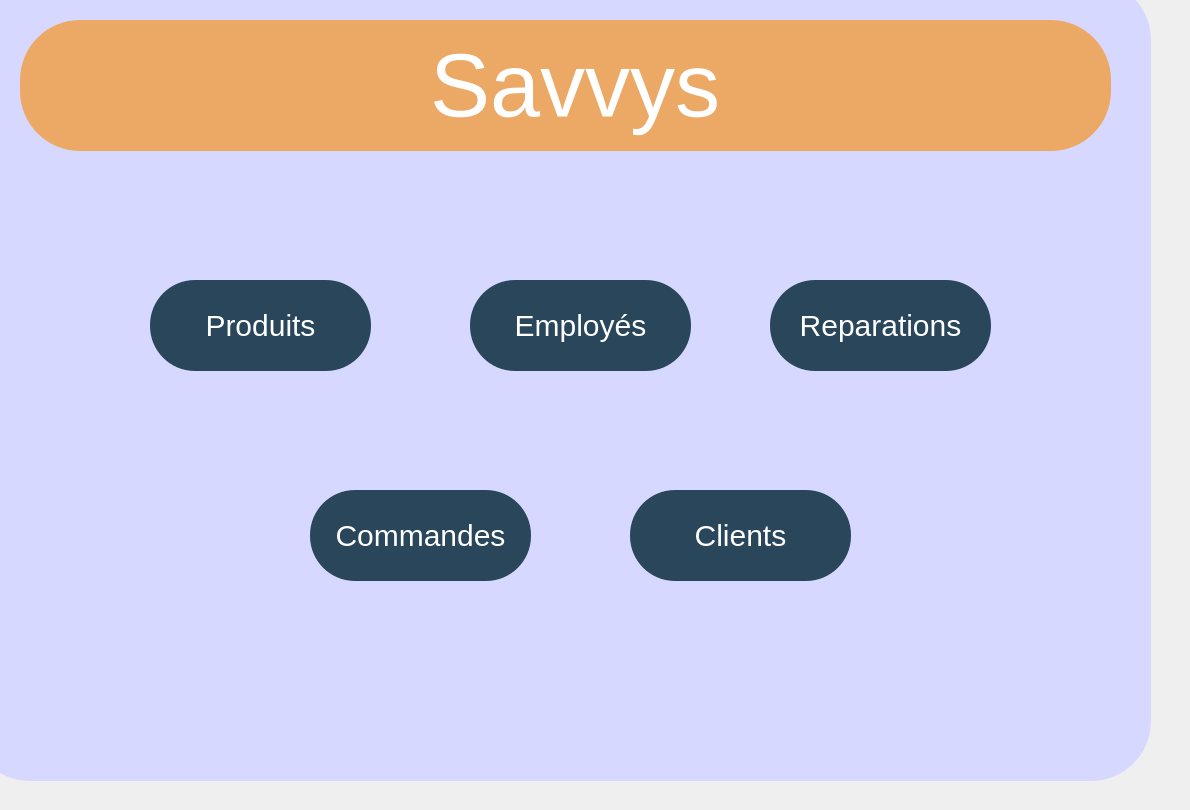
   <widget class="QWidget" name="page_2">
    <widget class="QPushButton" name="commandes">
     <property name="geometry">
      <rect>
       <x>310</x>
       <y>490</y>
       <width>221</width>
       <height>91</height>
      </rect>
     </property>
     <property name="styleSheet">
      <string notr="true">QPushButton{
background:#29465B;
font-size:30px;
border-radius:45px;
color:white;
}

QPushButton:hover{
color:#3794AB;
border-radius:45px;
background:white;
font-size:30px;
}</string>
     </property>
     <property name="text">
      <string>Commandes</string>
     </property>
    </widget>
    <widget class="QPushButton" name="produits">
     <property name="geometry">
      <rect>
       <x>150</x>
       <y>280</y>
       <width>221</width>
       <height>91</height>
      </rect>
     </property>
     <property name="styleSheet">
      <string notr="true">QPushButton{
background:#29465B;
font-size:30px;
border-radius:45px;
color:white;
}

QPushButton:hover{
color:#3794AB;
border-radius:45px;
background:white;
font-size:30px;
}</string>
     </property>
     <property name="text">
      <string>Produits</string>
     </property>
    </widget>
    <widget class="QPushButton" name="reparations">
     <property name="geometry">
      <rect>
       <x>770</x>
       <y>280</y>
       <width>221</width>
       <height>91</height>
      </rect>
     </property>
     <property name="styleSheet">
      <string notr="true">QPushButton{
background:#29465B;
font-size:30px;
border-radius:45px;
color:white;
}

QPushButton:hover{
color:#3794AB;
border-radius:45px;
background:white;
font-size:30px;
}</string>
     </property>
     <property name="text">
      <string>Reparations</string>
     </property>
    </widget>
    <widget class="QPushButton" name="employes">
     <property name="geometry">
      <rect>
       <x>470</x>
       <y>280</y>
       <width>221</width>
       <height>91</height>
      </rect>
     </property>
     <property name="styleSheet">
      <string notr="true">QPushButton{
background:#29465B;
font-size:30px;
border-radius:45px;
color:white;
}

QPushButton:hover{
color:#3794AB;
border-radius:45px;
background:white;
font-size:30px;
}</string>
     </property>
     <property name="text">
      <string>Employés</string>
     </property>
    </widget>
    <widget class="QPushButton" name="clients">
     <property name="geometry">
      <rect>
       <x>630</x>
       <y>490</y>
       <width>221</width>
       <height>91</height>
      </rect>
     </property>
     <property name="styleSheet">
      <string notr="true">QPushButton{
background:#29465B;
font-size:30px;
border-radius:45px;
color:white;
}

QPushButton:hover{
color:#3794AB;
border-radius:45px;
background:white;
font-size:30px;
}</string>
     </property>
     <property name="text">
      <string>Clients</string>
     </property>
    </widget>
    <widget class="QPushButton" name="BackgroundSavvys">
     <property name="geometry">
      <rect>
       <x>20</x>
       <y>20</y>
       <width>1091</width>
       <height>131</height>
      </rect>
     </property>
     <property name="styleSheet">
      <string notr="true">QPushButton{
background:#ECA966;
font-size:70px;
border-radius:60px;
color:white;
}</string>
     </property>
     <property name="text">
      <string/>
     </property>
    </widget>
    <widget class="QPushButton" name="background_1">
     <property name="geometry">
      <rect>
       <x>-30</x>
       <y>-20</y>
       <width>1181</width>
       <height>801</height>
      </rect>
     </property>
     <property name="styleSheet">
      <string notr="true">QPushButton{

background:rgb(215, 216, 255);
font-size:70px;
border-radius:60px;
color:white;
}</string>
     </property>
     <property name="text">
      <string/>
     </property>
    </widget>
    <widget class="QLabel" name="Savvys">
     <property name="geometry">
      <rect>
       <x>430</x>
       <y>30</y>
       <width>301</width>
       <height>111</height>
      </rect>
     </property>
     <property name="styleSheet">
      <string notr="true">QLabel{
font-size:90px;
color:white;
}</string>
     </property>
     <property name="text">
      <string>Savvys</string>
     </property>
    </widget>
    <widget class="QPushButton" name="Retour_2">
     <property name="geometry">
      <rect>
       <x>80</x>
       <y>50</y>
       <width>81</width>
       <height>71</height>
      </rect>
     </property>
     <property name="styleSheet">
      <string notr="true">QPushButton{
background:#ECA966;
font-size:70px;
border-radius:60px;
color:white;
}</string>
     </property>
     <property name="text">
      <string/>
     </property>
     <property name="icon">
      <iconset>
       <normaloff>../../../../../Downloads/Images/icons8-undo-100.png</normaloff>../../../../../Downloads/Images/icons8-undo-100.png</iconset>
     </property>
     <property name="iconSize">
      <size>
       <width>70</width>
       <height>70</height>
      </size>
     </property>
    </widget>
    <zorder>background_1</zorder>
    <zorder>commandes</zorder>
    <zorder>produits</zorder>
    <zorder>reparations</zorder>
    <zorder>employes</zorder>
    <zorder>clients</zorder>
    <zorder>BackgroundSavvys</zorder>
    <zorder>Savvys</zorder>
    <zorder>Retour_2</zorder>
   </widget>
